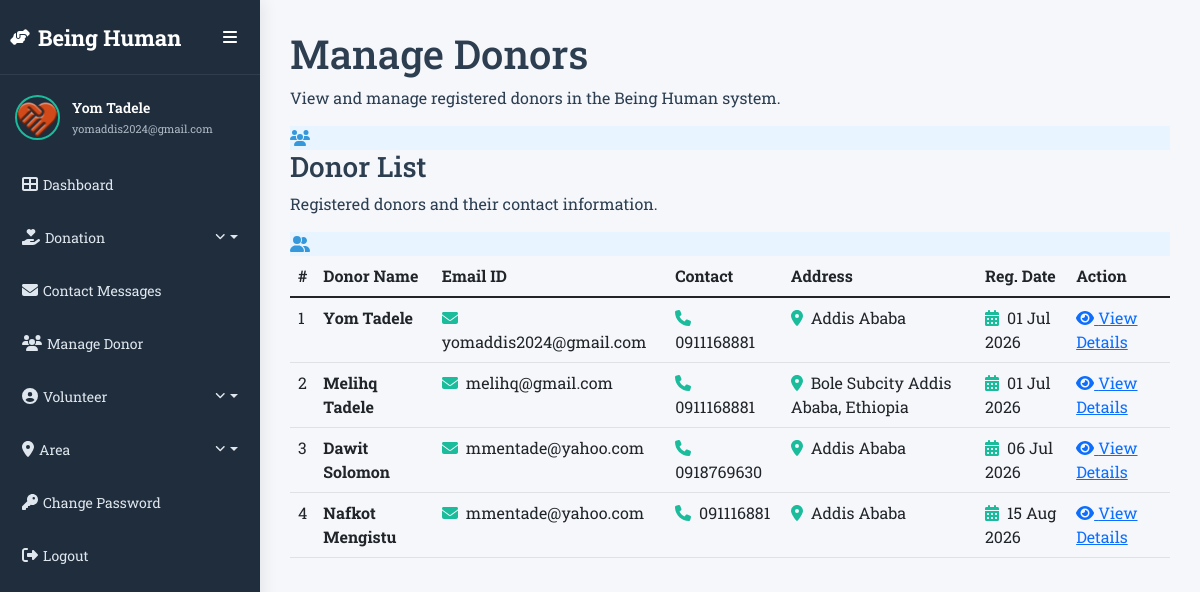
The page /manage-donor/ (signed in) on the database its author committed.
### app/models.py (models this page shows, shortened)
class Donor(models.Model):
    user = models.ForeignKey(User, on_delete=models.CASCADE)
    contact = models.CharField(max_length=20, null=True)
    address = models.CharField(max_length=300, null=True)
    userpic = models.ImageField(upload_to='donor', null=True, blank=True)
    regdate = models.DateTimeField(auto_now_add=True)

### app/views.py (the view)
def manage_donor(request):
    if not request.user.is_authenticated:
        return redirect('/login-admin')
    donor = Donor.objects.all()
    return render(request, "app/manage-donor.html", {
        "donor": donor
    })

### app/templates/app/manage-donor.html (shortened to what this page needs)
{% extends 'app/base-db-admin.html' %}
{% load static %}
{% block main %}
<div class="admin-page">
    <div class="admin-page-header">
        <div>
            <h1 class="admin-page-title">
                Manage Donors
            </h1>
            <p class="admin-page-subtitle">
                View and manage registered donors in the Being Human system.
            </p>
        </div>
        <div class="admin-page-icon donor-page-icon">
            <i class="fas fa-users"></i>
        </div>
    </div>
    <div class="admin-content-card">
        <div class="admin-content-card-header">
            <div>
                <h3>
                    Donor List
                </h3>
                <p>
                    Registered donors and their contact information.
                </p>
            </div>
            <div class="admin-header-icon donor-header-icon">
                <i class="fas fa-user-friends"></i>
            </div>
        </div>
        <div class="admin-table-wrapper">
            <table id="mytable"
                   class="table admin-table">
                <thead>
                    <tr>
                        <th scope="col">
                            #
                        </th>
                        <th scope="col">
                            Donor Name
                        </th>
                        <th scope="col">
                            Email ID
                        </th>
                        <th scope="col">
                            Contact
                        </th>
                        <th scope="col">
                            Address
                        </th>
                        <th scope="col">
                            Reg. Date
                        </th>
                        <th scope="col">
                            Action
                        </th>
                    </tr>
                </thead>
                <tbody>
                    {% for i in donor %}
                    <tr>
                        <td>
                            {{ forloop.counter }}
                        </td>
                        <td>
                            <strong>
                                {{ i.user.first_name }}
                                {{ i.user.last_name }}
                            </strong>
                        </td>
                        <td>
                            <span>
                                <i class="fas fa-envelope me-1"
                                   style="color:#1abc9c;"></i>
                                {{ i.user.email }}
                            </span>
                        </td>
                        <td>
                            <span>
                                <i class="fas fa-phone me-1"
                                   style="color:#1abc9c;"></i>
                                {{ i.contact }}
                            </span>
                        </td>
                        <td>
                            <span>
                                <i class="fas fa-map-marker-alt me-1"
                                   style="color:#1abc9c;"></i>
                                {{ i.address }}
                            </span>
                        </td>
                        <td>
                            <span>
                                <i class="fas fa-calendar-alt me-1"
                                   style="color:#1abc9c;"></i>
                                {{ i.regdate|date:"d M Y" }}
                            </span>
                        </td>
                        <td>
                            <a href="{% url 'view_donordetail' i.id %}"
                               class="admin-action-btn">
                                <i class="fas fa-eye"></i>
                                View Details
                            </a>
                        </td>
                    </tr>
                    {% endfor %}
                </tbody>
            </table>
        </div>
    </div>
</div>
{% endblock main %}

### app/templates/app/base-db-admin.html (shortened to what this page needs)
{% load static %}
<!DOCTYPE html>
<html lang="en">
<head>
    <link rel="stylesheet"
          href="https://cdnjs.cloudflare.com/ajax/libs/font-awesome/6.1.1/css/all.min.css">
    <link rel="stylesheet"
          href="{% static 'css/bootstrap.css' %}">
    <link rel="stylesheet"
          href="https://cdn.datatables.net/1.11.5/css/jquery.dataTables.css">
    <link rel="stylesheet"
          href="{% static 'css/style-admin.css' %}">
</head>
<body>
<div class="sidebar" id="adminSidebar">
    <div class="logo_content">
        <div class="logo">
            <i class="fa fa-hands-helping"></i>
            <div class="logo_name">
               Being Human
            </div>
        </div>
        <button type="button"
                id="btn-sidebar"
                class="sidebar-toggle"
                title="Toggle Sidebar"
                aria-label="Toggle Sidebar">
            <i class="fa fa-bars"></i>
        </button>
    </div>
    <div class="profile_content">
        <div class="profile">
            <div class="profile_details">
                <img src="{% static 'images/logo1.png' %}"
                     alt="Admin Profile">
                <div class="name_job">
                    <div class="name">
                        {{ request.user.first_name }}
                        {{ request.user.last_name }}
                    </div>
                    <div class="email">
                        {{ request.user.email }}
                    </div>
                </div>
            </div>
        </div>
    </div>
    <ul class="nav_list">
        <li>
            <a href="{% url 'index_admin' %}">
                <i class="fa fa-th-large"></i>
                <span class="links_name">
                    Dashboard
                </span>
            </a>
        </li>
        <li class="sidebar-dropdown">
            <a href="#"
               class="dropdown-toggle"
               data-bs-toggle="dropdown"
               aria-expanded="false">
                <i class="fa fa-hand-holding-heart"></i>
                <span class="links_name">
                    Donation
                </span>
                <i class="down-arrow fa-solid fa-angle-down"></i>
            </a>
        </li>
        <li>
            <a href="{% url 'contact_messages' %}">
                <i class="fa-solid fa-envelope"></i>
                <span class="links_name">
                    Contact Messages
                </span>
            </a>
        </li>
        <li>
            <a href="{% url 'manage_donor' %}">
                <i class="fa fa-users"></i>
                <span class="links_name">
                    Manage Donor
                </span>
            </a>
        </li>
        <li class="sidebar-dropdown">
            <a href="#"
               class="dropdown-toggle"
               data-bs-toggle="dropdown"
               aria-expanded="false">
                <i class="fa fa-user-circle"></i>
                <span class="links_name">
                    Volunteer
                </span>
                <i class="down-arrow fa-solid fa-angle-down"></i>
            </a>
        </li>
        <li class="sidebar-dropdown">
            <a href="#"
               class="dropdown-toggle"
               data-bs-toggle="dropdown"
               aria-expanded="false">
                <i class="fa fa-map-marker-alt"></i>
                <span class="links_name">
                    Area
                </span>
                <i class="down-arrow fa-solid fa-angle-down"></i>
            </a>
        </li>
        <li>
            <a href="{% url 'changepwd_admin' %}">
                <i class="fa fa-key"></i>
                <span class="links_name">
                    Change Password
                </span>
            </a>
        </li>
        <li>
            <a href="{% url 'logout' %}">
                <i class="fa fa-sign-out-alt"></i>
                <span class="links_name">
                    Logout
                </span>
            </a>
        </li>
    </ul>
</div>
<div class="home_content" id="adminContent">
    {% block main %}
    {% endblock main %}
    {% include 'app/base-db-footer.html' %}
</body>
</html>

### app/static/css/style-admin.css (style rules this page uses)
* { box-sizing: border-box; }
html, body { margin: 0; padding: 0; width: 100%; min-height: 100%; }
body { font-family: "Roboto Slab", serif; background: #f5f7fb; color: #2c3e50; }
.sidebar { position: fixed; left: 0; top: 0; width: 260px; height: 100vh; background: #1f2d3d; color: #ffffff; z-index: 9999; overflow-y: auto; overflow-x: hidden; transition: width 0.3s ease, transform 0.3s ease; box-shadow: 3px 0 15px rgba(0, 0, 0, 0.08); }
.logo_content { height: 75px; display: flex; align-items: center; position: relative; padding: 0 10px; border-bottom: 1px solid rgba(255, 255, 255, 0.08); }
.logo { display: flex; align-items: center; min-width: 0; }
.logo_name { margin-left: 8px; font-size: 22px; font-weight: 700; white-space: nowrap; opacity: 1; transition: opacity 0.2s ease; }
.sidebar-toggle { position: absolute; top: 17px; right: 10px; width: 40px; height: 40px; display: flex; align-items: center; justify-content: center; padding: 0; border: none; outline: none; background: transparent; color: #ffffff; cursor: pointer; border-radius: 8px; z-index: 10001; transition: background 0.2s ease, color 0.2s ease; }
.profile_content { padding: 20px 15px; }
.profile_details { display: flex; align-items: center; min-width: 0; }
.profile_details img { width: 45px; height: 45px; object-fit: cover; border-radius: 50%; border: 2px solid #1abc9c; flex-shrink: 0; }
.name_job { margin-left: 12px; min-width: 0; transition: opacity 0.2s ease; }
.name { font-size: 14px; font-weight: 600; color: #ffffff; white-space: nowrap; overflow: hidden; text-overflow: ellipsis; }
.email { margin-top: 3px; font-size: 11px; color: #aeb8c4; white-space: nowrap; overflow: hidden; text-overflow: ellipsis; }
.nav_list { margin: 0; padding: 0 10px; list-style: none; }
.nav_list > li { position: relative; margin-bottom: 5px; }
.nav_list > li > a { height: 48px; display: flex; align-items: center; padding: 0 12px; text-decoration: none; color: #dfe6ed; border-radius: 8px; transition: background 0.2s ease, color 0.2s ease; }
.links_name { margin-left: 5px; font-size: 14px; white-space: nowrap; opacity: 1; transition: opacity 0.2s ease; }
.down-arrow { margin-left: auto; font-size: 12px; transition: transform 0.25s ease; }
.home_content { position: relative; min-height: 100vh; margin-left: 260px; padding: 30px; transition: margin-left 0.3s ease; }
.donor-page-icon { background: #e8f4ff; color: #3498db; }
.donor-header-icon { background: #e8f4ff; color: #3498db; }

### rows shown on the page
Donor: user.first_name "Yom", user.last_name "Tadele", user.email "yomaddis2024@gmail.com", contact "0911168881", address "Addis Ababa", regdate "01 Jul 2026"
Donor: user.first_name "Melihq", user.last_name "Tadele", user.email "melihq@gmail.com", contact "0911168881", address "Bole Subcity Addis Ababa, Ethiopia", regdate "01 Jul 2026"
Donor: user.first_name "Dawit", user.last_name "Solomon", user.email "mmentade@yahoo.com", contact "0918769630", address "Addis Ababa", regdate "06 Jul 2026"
Donor: user.first_name "Nafkot", user.last_name "Mengistu", user.email "mmentade@yahoo.com", contact "091116881", address "Addis Ababa", regdate "15 Aug 2026"

### other values the page prints
{{ request.user.first_name }} "Yom"
{{ request.user.last_name }} "Tadele"
{{ request.user.email }} "yomaddis2024@gmail.com"
